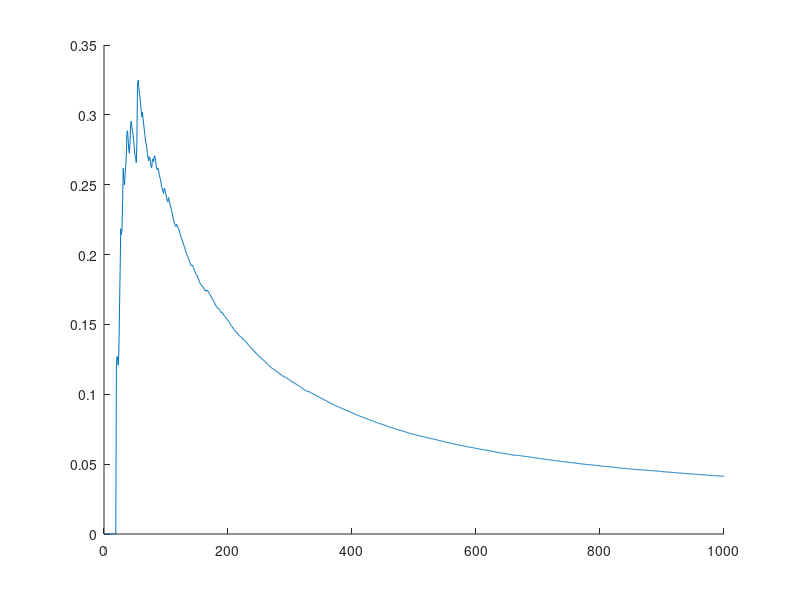

The MATLAB source for this figure: (Note: this script raises an error after producing the figure.)
clear all;
close all;
mse=[];
N=1000;
sysorder=20;
x=randn(N,1);
b=fir1 (sysorder-1,0.5);
n=0.1*randn(N,1);
d=filter(b,1,x)-+n;
steps=[0.008,0.02,0.05];
for i=1:length(steps)
temp=0;
w=zeros(sysorder,1);
for n=sysorder:N
u=x(n:-1:n-sysorder+1);
y(n)=w'*u;
e(n)=d(n)-y(n);
w=w+steps(i)*u*e(n);
temp=temp+(e(n)^2);
mse(i,n)=temp/n;
end;
end;
plot(1:n,mse(1,:),-b,1:n,mse(2,:),'-m',1:n,mse(3,:),'-r');
axis([1 N -0.2 0.5]);
title(OUTPUT);
xlabel('NO of itertion');
ylabel('Mean square Error');
legend('stepsiz=0.008', 'step size=0.02','step size=0.05');
